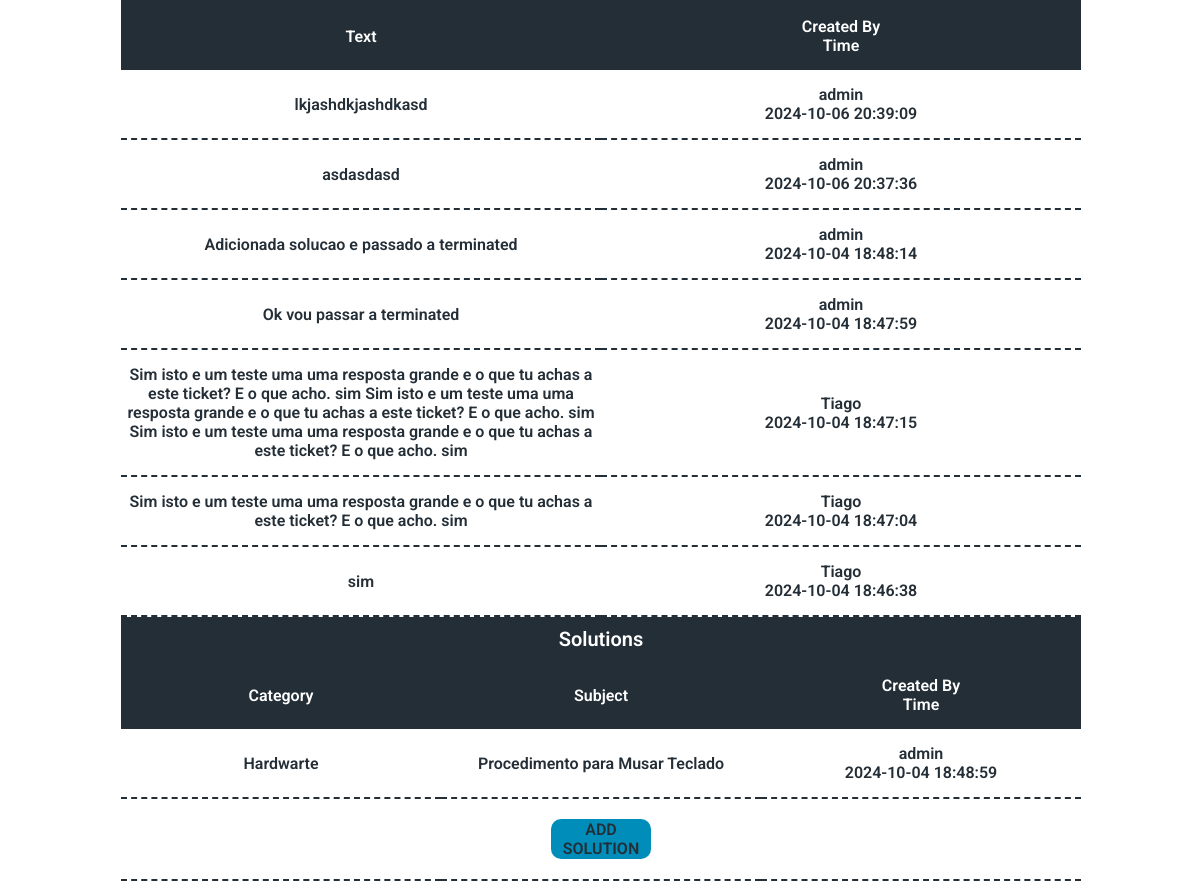
Page /showticket?id=6 (signed in, lower part) on the earlier database version.
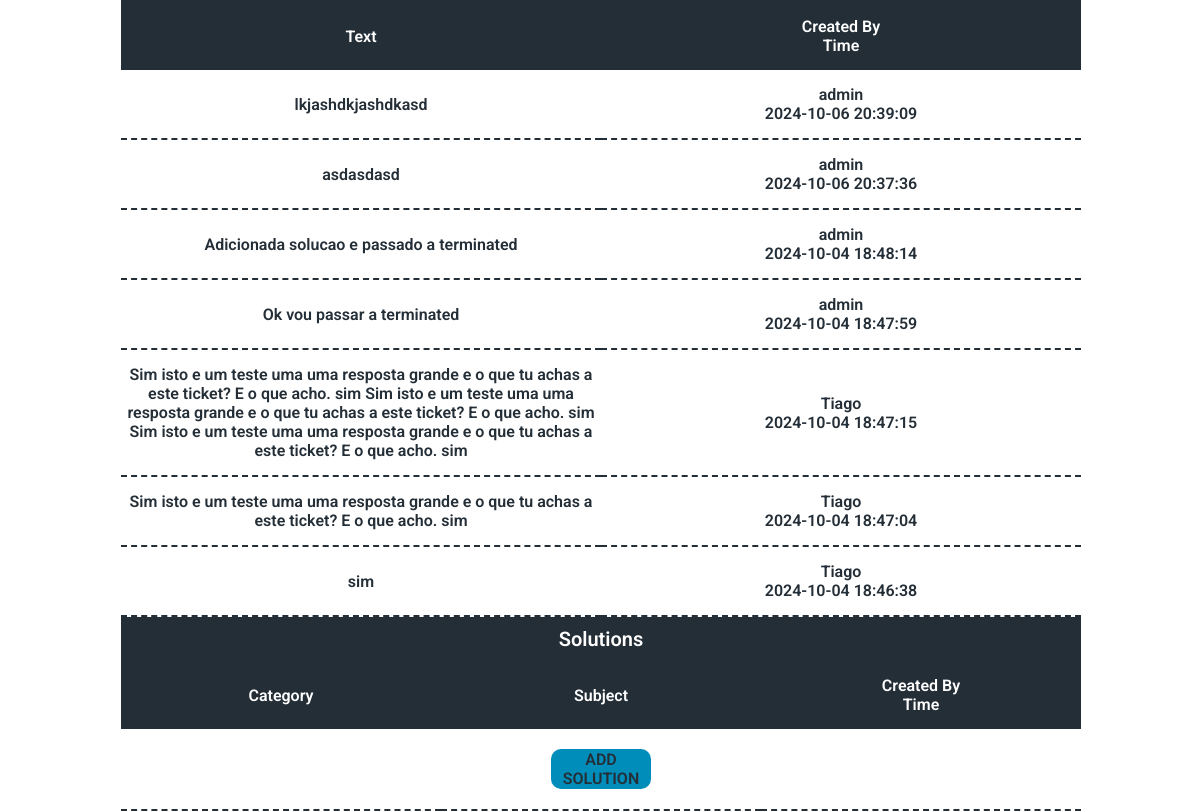
Same page on the later database version.
### tables this page shows
CREATE TABLE messages(
    ticket_id INTEGER,
    creator INTEGER,
    time TIMESTAMP DEFAULT CURRENT_TIMESTAMP,
    message TEXT NOT NULL,
    FOREIGN KEY(ticket_id) REFERENCES tickets(id)ON DELETE CASCADE ON UPDATE NO ACTION,
    FOREIGN KEY(creator) REFERENCES users(id) ON DELETE SET NULL ON UPDATE NO ACTION
);

CREATE TABLE users (id INTEGER PRIMARY KEY AUTOINCREMENT NOT NULL, name TEXT NOT NULL, hash TEXT NOT NULL, permission INTEGER DEFAULT 4 NOT NULL, active BLOB DEFAULT 0 NOT NULL, email TEXT NOT NULL);

CREATE TABLE solutions (
id INTEGER PRIMARY KEY AUTOINCREMENT NOT NULL,
category TEXT NOT NULL,
subject TEXT NOT NULL,
creator INTEGER,
description TEXT,
time TIMESTAMP DEFAULT CURRENT_TIMESTAMP,
FOREIGN KEY(creator) REFERENCES users(id) ON DELETE SET NULL ON UPDATE NO ACTION
);

### app.py (the view)
@app.route("/showticket")
@login_required
def showticket():
    ticketID = request.args.get("id")
    if ticketID:
        session["show_ticket"] = ticketID
    else:
        ticketID = session["show_ticket"]
    ticket = db.execute(
        """
        SELECT tickets.id, tickets.subject, tickets.description, tickets.status, tickets.priority, tickets.time, tickets.creator, users.name AS creator_name
        FROM tickets LEFT JOIN users ON tickets.creator = users.id
        WHERE tickets.id = ?
        """
        , ticketID
        )
    solutions = db.execute(
        """
        SELECT s.*, u.name AS creator_name
        FROM solutions s
        JOIN interchange i ON s.id = i.solution_id
        JOIN tickets t ON t.id = i.ticket_id
        JOIN users u ON s.creator = u.id
        WHERE t.id = ?;
        """
        , ticketID
        )
    messages = db.execute(
        """
        SELECT messages.ticket_id, messages.message, messages.time, users.name AS creator_name
        FROM messages LEFT JOIN users ON messages.creator = users.id
        WHERE ticket_id = ?
        ORDER BY messages.time DESC
        """,
        ticketID
    )
    return render_template("showticket.html", ticket = ticket, priority = priority, status = ticketStatus, solutions = solutions, messages = messages)

### app.py (called while the page is built)
def login_required(f):
    @wraps(f)
    def decorated_function(*args, **kwargs):
        if not session.get("user_id"):
            return redirect("/") # Redirect to the login page or wherever necessary
        return f(*args, **kwargs)  # Proceed with the actual route if logged in
    return decorated_function

### templates/showticket.html (shortened to what this page needs)
{% extends "layout.html" %}
{% block body %}
<table class="column">
  <thead>
    <tr>
      <th>Text</th>
      <th>Created By <br> Time</th>
  </tr>
  </thead>
  <tbody>
    {% for message in messages %}
    <tr>
      <td >{{ message["message"] }}</td>
      <td> {{ message["creator_name"] }} <br> {{ message["time"] }}</td>
    </tr>
    {% endfor %}
  </tbody>
</table>
  <table class="select column">
    <caption>Solutions</caption>
    <thead>
        <tr>
            <th>Category</th>
            <th>Subject</th>
            <th>Created By<br>Time</th>
        </tr>
    </thead>
    <tbody>
      {% for solution in solutions %}
        <tr onclick="clickButtonID('{{ solution['id'] }}')">
            <td> {{ solution["category"] }}</td>
            <td> {{ solution["subject"] }}</td>
            <td>{{ solution["creator_name"] }}<br>{{ solution["time"] }}</td>
        </tr>
        {% endfor %}
        <tr class="nohover">
          <td colspan="3">
            {% if session.get("permission") < 3 %}
        <form action="/newsolutiontoticket">
        <button type="submit">ADD SOLUTION</button>
        </form>
        {% endif %}
      </td>
        </tr>
    </tbody>
</table>
{% endblock %}

Differences in the rows shown:
removed solutions: category "Hardwarte", subject "Procedimento para Musar Teclado", creator_name "admin", time "2024-10-04 18:48:59"
